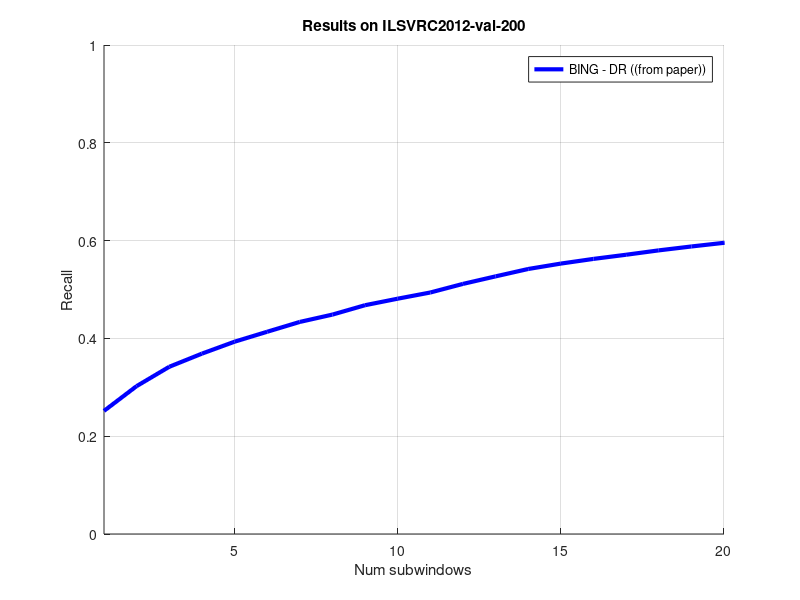

Write the MATLAB code that produced this figure.
% This script load a set of results computer by the exp08_* python scripts
% and visualize the curves for comparison
clear;

% set some colors
MATLAB.Color.yellow = [1 1 0];
MATLAB.Color.magenta = [1 0 1];
MATLAB.Color.orange = [0 1 1];
MATLAB.Color.cyan = [0 1 1]; % cyan
MATLAB.Color.cyanMed = [0 0.6 0.6]; % cyanMed
MATLAB.Color.cyanDark = [0 0.3 0.3]; % cyanDark
MATLAB.Color.red = [1 0 0];
MATLAB.Color.redMed = [0.6 0 0];
MATLAB.Color.redDark = [0.3 0 0];
MATLAB.Color.green = [0 1 0];
MATLAB.Color.blue = [0 0 1];
MATLAB.Color.white = [1 1 1];
MATLAB.Color.black = [0 0 0];
MATLAB.Color.orange = [255 150 0]./255;
MATLAB.Color.orangeLight = [255 170 0]./255;
MATLAB.Color.orangeMed = [255 140 0]./255;
MATLAB.Color.orangeDark = [255 110 0]./255;
MATLAB.Color.greenMed = [45 125 45]./255;
MATLAB.Color.greenDark = [22 62 22]./255; % green medium
MATLAB.Color.greyLight = [90 90 90]./255;
MATLAB.Color.greyMed = [180 180 180]./255;
MATLAB.Color.greyDark = [230 230 230]./255;
MATLAB.Color.orange2 = [225 122 0]./255; % orange
MATLAB.Color.brown = [128 64 0]./255; % brown
MATLAB.Color.brownLight = [255 128 0]./255; % brown light
MATLAB.Color.brownDark = [64 32 0]./255; % brown dark
MATLAB.Colors_all = {MATLAB.Color.yellow, MATLAB.Color.magenta, MATLAB.Color.orange, MATLAB.Color.cyan, MATLAB.Color.cyanMed, MATLAB.Color.cyanDark, MATLAB.Color.red, MATLAB.Color.redMed, MATLAB.Color.redDark, MATLAB.Color.green , MATLAB.Color.blue, MATLAB.Color.white, MATLAB.Color.black, MATLAB.Color.orange, MATLAB.Color.greenMed, MATLAB.Color.greenDark, MATLAB.Color.greyLight, MATLAB.Color.greyMed, MATLAB.Color.greyDark, MATLAB.Color.orange2, MATLAB.Color.brown};


% init
i = 0;
exp_set = struct([]);
experiments_output_directory = '/home/ironfs/scratch/vlg/Data_projects/grayobfuscation';
plot_GT = 0;
plot_Top5 = 0;
plot_SS = 0;
plot_BING = 1;

% *** GT
if plot_GT
    i = i + 1;
    exp_set(i).name = 'exp08_03';
    exp_set(i).spec = 'GT label';
    exp_set(i).method = 'GrayBox';
    exp_set(i).color = [0.4228    0.7011    0.1280];
    
    i = i + 1;
    exp_set(i).name = 'exp08_05';
    exp_set(i).spec = 'GT label';
    exp_set(i).method = 'ClassicSliding';
    exp_set(i).color = [0.5479    0.6663    0.9991];
    
    i = i + 1;
    exp_set(i).name = 'exp08_07';
    exp_set(i).spec = 'GT label';
    exp_set(i).method = 'GraySegm';
    exp_set(i).color = [0.9427    0.5391    0.1711];
end

% *** Top 5
if plot_Top5
    i = i + 1;
    exp_set(i).name = 'exp08_08';
    exp_set(i).spec = 'Top 5 labels';
    exp_set(i).method = 'GraySegm';
    exp_set(i).color = [0.4177    0.6981    0.0326];
    
    i = i + 1;
    exp_set(i).name = 'exp08_09';
    exp_set(i).spec = 'Top 5 labels';
    exp_set(i).method = 'GrayBox';
    exp_set(i).color = [0.9831    0.6665    0.5612];
    
    i = i + 1;
    exp_set(i).name = 'exp08_10';
    exp_set(i).spec = 'Top 5 labels';
    exp_set(i).method = 'ClassicSliding';
    exp_set(i).color = [0.3015    0.1781    0.8819];
end

% *** SS
if plot_SS
    i = i + 1;
    exp_set(i).name = 'exp08_12';
    exp_set(i).spec = '';
    exp_set(i).method = 'SS (fast)';
    exp_set(i).color = MATLAB.Color.magenta;
end

figure(121);
hold on;
legend_stuff = cell(length(exp_set),1);
for k = 1:length(exp_set)
    load([experiments_output_directory '/' exp_set(k).name ...
        '/mat/recall_vs_numPredBboxesImage.mat'])
    plot(eval(['x_values_' exp_set(k).name]), eval(['recall_' ...
        exp_set(k).name]),'Color',exp_set(k).color, 'LineWidth', 3)
    legend_stuff{k} =  [exp_set(k).spec ' - ' exp_set(k).method ' (' ...
        exp_set(k).name ')'];
end

% *** BING
if plot_BING
    load('plot_defs.mat');
    i = i + 1;
    exp_set(i).name = '(from paper)';
    exp_set(i).spec = 'BING';
    exp_set(i).method = 'DR';
    exp_set(i).color = MATLAB.Color.blue;
    plot(1:numel(DR), DR, 'Color', exp_set(i).color, 'LineWidth', 3);
    legend_stuff{i} =  [exp_set(i).spec ' - ' exp_set(i).method ' (' ...
        exp_set(i).name ')'];    
end

hold off;
grid on;
legend(legend_stuff, 'Interpreter', 'none')
axis([1, 20, 0, 1])
xlabel('Num subwindows')
ylabel('Recall')
title('Results on ILSVRC2012-val-200')



